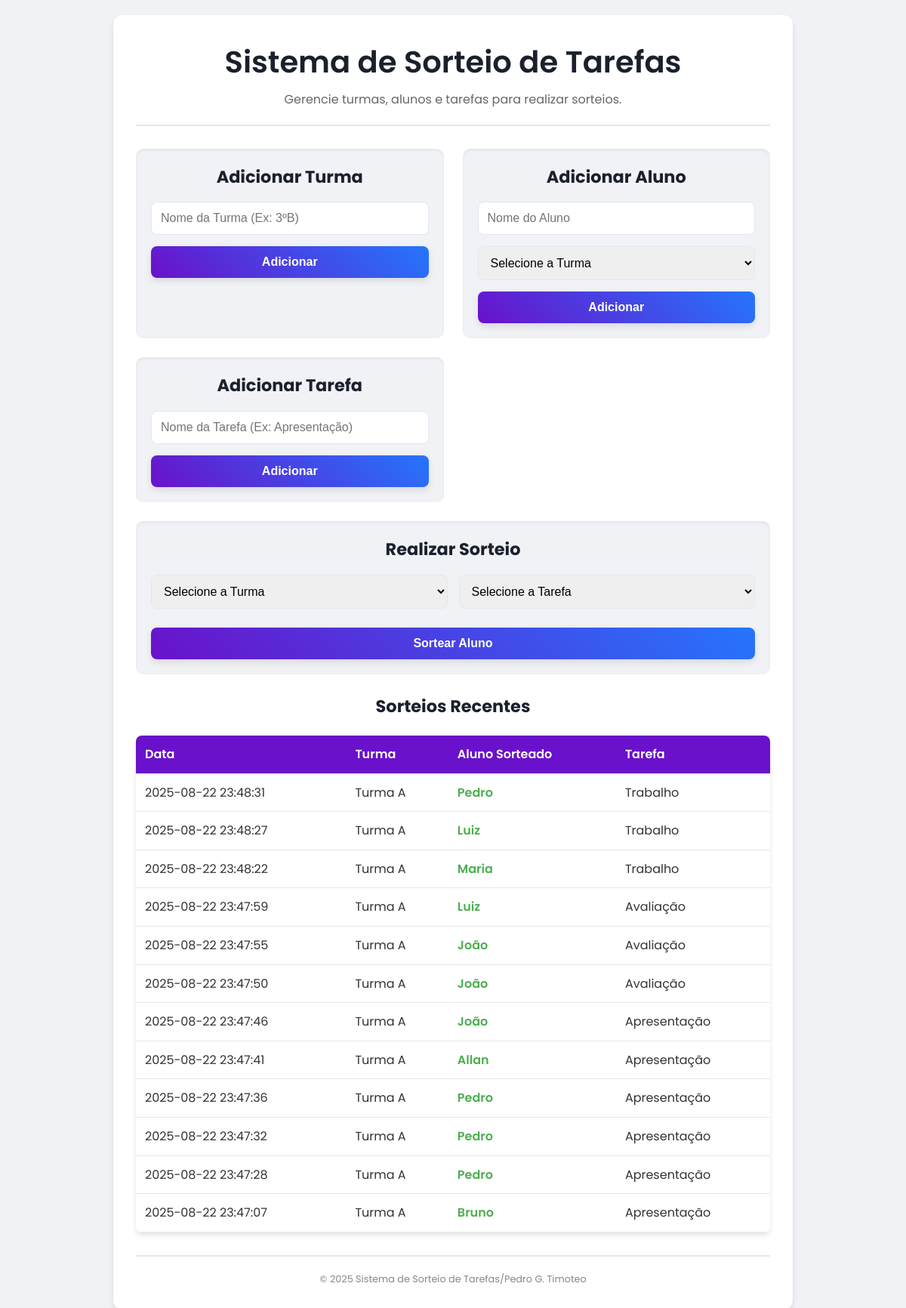
Before: / with the older database file.
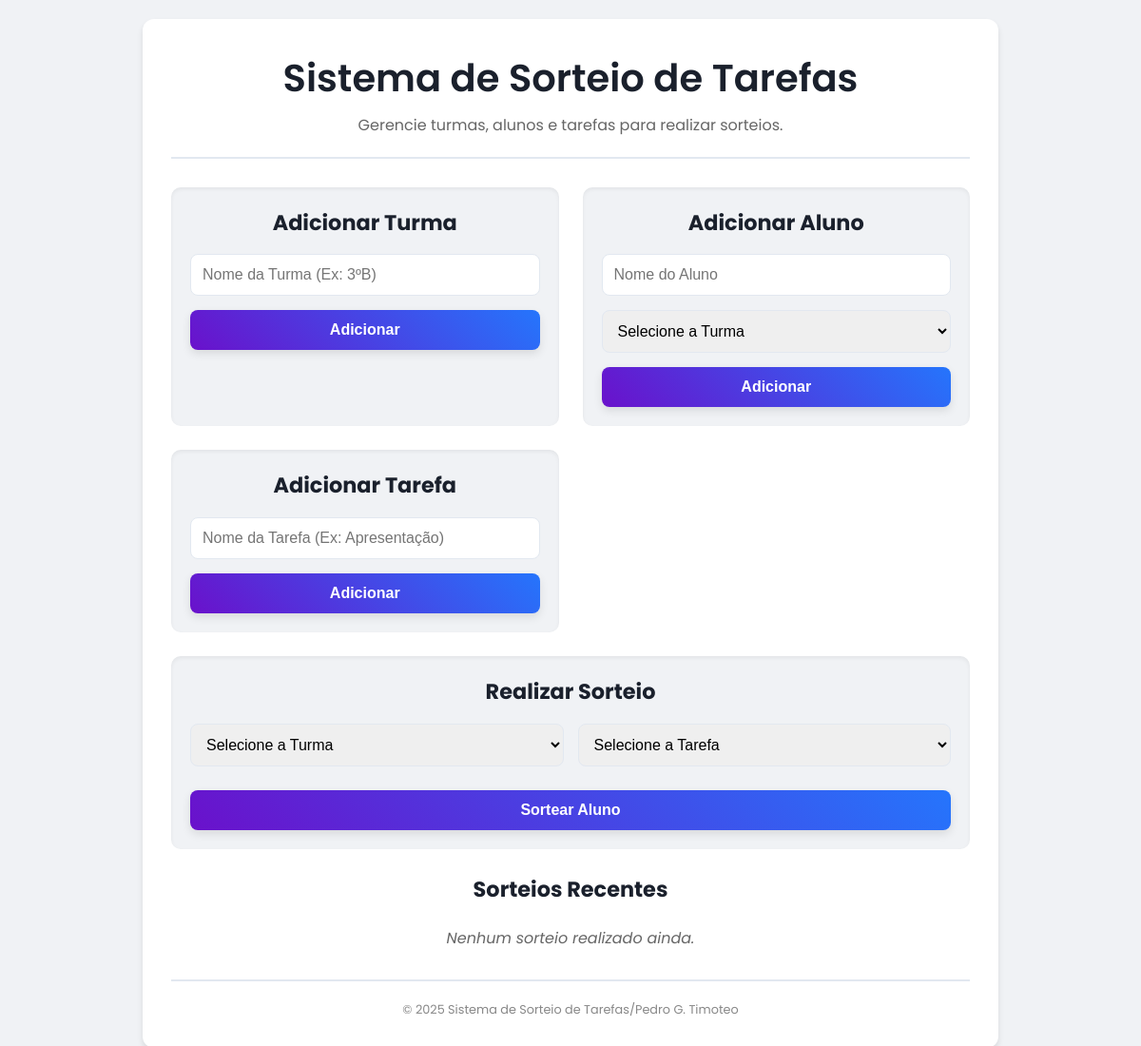
After: the same page with the newer database file.
### tables this page shows
CREATE TABLE sorteios (
            id INTEGER PRIMARY KEY AUTOINCREMENT,
            tarefa_id INTEGER NOT NULL,
            aluno_id INTEGER NOT NULL,
            turma_id INTEGER NOT NULL,
            data_sorteio TEXT NOT NULL,
            FOREIGN KEY (tarefa_id) REFERENCES tarefas(id),
            FOREIGN KEY (aluno_id) REFERENCES alunos(id),
            FOREIGN KEY (turma_id) REFERENCES turmas(id)
        );

CREATE TABLE turmas (
            id INTEGER PRIMARY KEY AUTOINCREMENT,
            nome TEXT NOT NULL UNIQUE
        );

CREATE TABLE alunos (
            id INTEGER PRIMARY KEY AUTOINCREMENT,
            nome TEXT NOT NULL,
            turma_id INTEGER NOT NULL,
            FOREIGN KEY (turma_id) REFERENCES turmas(id)
        );

CREATE TABLE tarefas (
            id INTEGER PRIMARY KEY AUTOINCREMENT,
            nome TEXT NOT NULL UNIQUE
        );

### app.py (the view)
@app.route('/')
def index():
    conn = get_db_connection()
    turmas = conn.execute('SELECT * FROM turmas').fetchall()
    tarefas = conn.execute('SELECT * FROM tarefas').fetchall()
    sorteios = conn.execute('''
        SELECT
            sorteios.data_sorteio,
            turmas.nome AS turma_nome,
            alunos.nome AS aluno_nome,
            tarefas.nome AS tarefa_nome
        FROM sorteios
        JOIN turmas ON sorteios.turma_id = turmas.id
        JOIN alunos ON sorteios.aluno_id = alunos.id
        JOIN tarefas ON sorteios.tarefa_id = tarefas.id
        ORDER BY sorteios.data_sorteio DESC
    ''').fetchall()
    conn.close()
    return render_template('index.html', turmas=turmas, tarefas=tarefas, sorteios=sorteios)

### db.py (called while the page is built)
def get_db_connection():
    conn = sqlite3.connect('sorteio.db')
    conn.row_factory = sqlite3.Row
    return conn

### templates/Index.html (shortened to what this page needs)
<!DOCTYPE html>
<html lang="pt-br">
<head>
    <link rel="stylesheet" href="{{ url_for('static', filename='css/style.css') }}">
</head>
<body>
    <div class="container">
        <header>
            <h1>Sistema de Sorteio de Tarefas</h1>
            <p>Gerencie turmas, alunos e tarefas para realizar sorteios.</p>
        </header>
        <main>
            <section class="form-section">
                <h2>Adicionar Turma</h2>
                <form action="{{ url_for('adicionar_turma') }}" method="post">
                    <input type="text" name="nome_turma" placeholder="Nome da Turma (Ex: 3ºB)" required>
                    <button type="submit">Adicionar</button>
                </form>
            </section>
            <section class="form-section">
                <h2>Adicionar Aluno</h2>
                <form action="{{ url_for('adicionar_aluno') }}" method="post">
                    <input type="text" name="nome_aluno" placeholder="Nome do Aluno" required>
                    <select name="turma_id" required>
                        <option value="">Selecione a Turma</option>
                    </select>
                    <button type="submit">Adicionar</button>
                </form>
            </section>
            <section class="form-section">
                <h2>Adicionar Tarefa</h2>
                <form action="{{ url_for('adicionar_tarefa') }}" method="post">
                    <input type="text" name="nome_tarefa" placeholder="Nome da Tarefa (Ex: Apresentação)" required>
                    <button type="submit">Adicionar</button>
                </form>
            </section>
            <section class="form-section draw-section">
                <h2>Realizar Sorteio</h2>
                <form action="{{ url_for('sortear') }}" method="post">
                    <div class="draw-inputs">
                        <select name="turma_sorteio_id" required>
                            <option value="">Selecione a Turma</option>
                        </select>
                        <select name="tarefa_sorteio_id" required>
                            <option value="">Selecione a Tarefa</option>
                        </select>
                    </div>
                    <button type="submit" class="draw-button">Sortear Aluno</button>
                </form>
            </section>
            <section class="results-section">
                <h2>Sorteios Recentes</h2>
                {% if sorteios %}
                    <table>
                        <thead>
                            <tr>
                                <th>Data</th>
                                <th>Turma</th>
                                <th>Aluno Sorteado</th>
                                <th>Tarefa</th>
                            </tr>
                        </thead>
                        <tbody>
                            {% for sorteio in sorteios %}
                                <tr>
                                    <td>{{ sorteio.data_sorteio }}</td>
                                    <td>{{ sorteio.turma_nome }}</td>
                                    <td class="winner">{{ sorteio.aluno_nome }}</td>
                                    <td>{{ sorteio.tarefa_nome }}</td>
                                </tr>
                            {% endfor %}
                        </tbody>
                    </table>
                {% else %}
                    <p class="no-results">Nenhum sorteio realizado ainda.</p>
                {% endif %}
            </section>
        </main>
        <footer>
            <p>&copy; 2025 Sistema de Sorteio de Tarefas/Pedro G. Timoteo</p>
        </footer>
    </div>
</body>
</html>

### static/css/style.css (style rules this page uses)
:root { --primary-color: #6a11cb; --secondary-color: #2575fc; --background-color: #f0f2f5; --card-background: #ffffff; --text-color: #333; --heading-color: #1a202c; --border-color: #e2e8f0; --accent-color: #4CAF50; --shadow: 0 4px 6px rgba(0, 0, 0, 0.1); }
* { box-sizing: border-box; margin: 0; padding: 0; }
body { font-family: 'Poppins', sans-serif; background: var(--background-color); color: var(--text-color); line-height: 1.6; padding: 20px; display: flex; justify-content: center; align-items: flex-start; min-height: 100vh; }
.container { max-width: 900px; width: 100%; background: var(--card-background); border-radius: 12px; box-shadow: var(--shadow); overflow: hidden; padding: 30px; display: flex; flex-direction: column; gap: 30px; }
header { text-align: center; padding-bottom: 20px; border-bottom: 2px solid var(--border-color); }
header h1 { font-size: 2.5rem; color: var(--heading-color); font-weight: 600; }
header p { font-size: 1rem; color: #666; margin-top: 5px; }
main { display: grid; grid-template-columns: repeat(auto-fit, minmax(280px, 1fr)); gap: 25px; }
.form-section { background: var(--background-color); padding: 20px; border-radius: 10px; box-shadow: inset 0 2px 4px rgba(0, 0, 0, 0.06); }
.form-section h2 { font-size: 1.4rem; margin-bottom: 15px; color: var(--heading-color); text-align: center; }
form { display: flex; flex-direction: column; gap: 15px; }
input[type="text"], select { width: 100%; padding: 12px; border: 1px solid var(--border-color); border-radius: 8px; font-size: 1rem; transition: all 0.3s ease; }
button { padding: 12px 20px; border: none; border-radius: 8px; color: #fff; font-size: 1rem; font-weight: 600; cursor: pointer; transition: all 0.3s ease; background: linear-gradient(45deg, var(--primary-color), var(--secondary-color)); box-shadow: 0 4px 10px rgba(0, 0, 0, 0.1); }
.draw-section { grid-column: 1 / -1; }
.draw-inputs { display: flex; gap: 15px; justify-content: space-between; align-items: center; }
.draw-inputs select { flex: 1; }
.draw-button { width: 100%; margin-top: 10px; }
.results-section { grid-column: 1 / -1; text-align: center; }
.results-section h2 { font-size: 1.4rem; margin-bottom: 15px; color: var(--heading-color); }
.no-results { text-align: center; color: #666; font-style: italic; margin-top: 20px; }
footer { text-align: center; padding-top: 20px; border-top: 2px solid var(--border-color); font-size: 0.8rem; color: #888; }

Changed rows visible on the page:
removed sorteios: data_sorteio "2025-08-22 23:48:31", turma_nome "Turma A", aluno_nome "Pedro", tarefa_nome "Trabalho"
removed sorteios: data_sorteio "2025-08-22 23:48:27", turma_nome "Turma A", aluno_nome "Luiz", tarefa_nome "Trabalho"
removed sorteios: data_sorteio "2025-08-22 23:48:22", turma_nome "Turma A", aluno_nome "Maria", tarefa_nome "Trabalho"
removed sorteios: data_sorteio "2025-08-22 23:47:59", turma_nome "Turma A", aluno_nome "Luiz", tarefa_nome "Avaliação"
removed sorteios: data_sorteio "2025-08-22 23:47:55", turma_nome "Turma A", aluno_nome "João", tarefa_nome "Avaliação"
removed sorteios: data_sorteio "2025-08-22 23:47:50", turma_nome "Turma A", aluno_nome "João", tarefa_nome "Avaliação"
removed sorteios: data_sorteio "2025-08-22 23:47:46", turma_nome "Turma A", aluno_nome "João", tarefa_nome "Apresentação"
removed sorteios: data_sorteio "2025-08-22 23:47:41", turma_nome "Turma A", aluno_nome "Allan", tarefa_nome "Apresentação"
removed sorteios: data_sorteio "2025-08-22 23:47:36", turma_nome "Turma A", aluno_nome "Pedro", tarefa_nome "Apresentação"
removed sorteios: data_sorteio "2025-08-22 23:47:32", turma_nome "Turma A", aluno_nome "Pedro", tarefa_nome "Apresentação"
removed sorteios: data_sorteio "2025-08-22 23:47:28", turma_nome "Turma A", aluno_nome "Pedro", tarefa_nome "Apresentação"
removed sorteios: data_sorteio "2025-08-22 23:47:07", turma_nome "Turma A", aluno_nome "Bruno", tarefa_nome "Apresentação"
Other visible differences:
text no longer shown: "Data Turma Aluno Sorteado Tarefa"
text now shown: "Nenhum sorteio realizado ainda."
